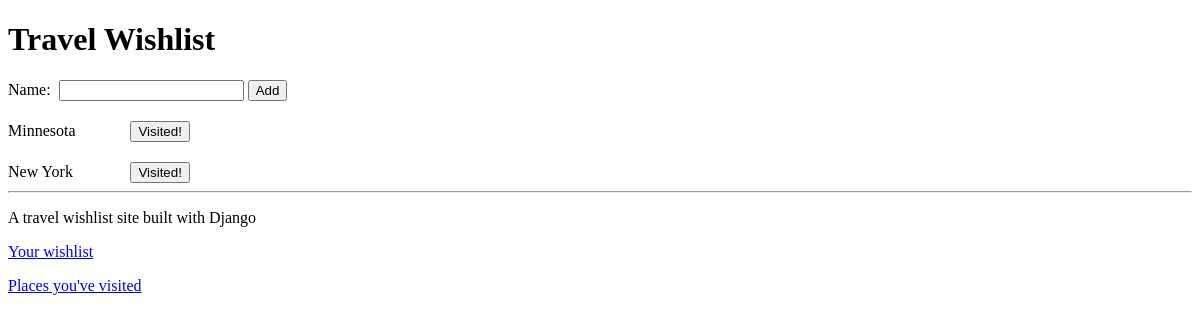
Before: / with the older database file.
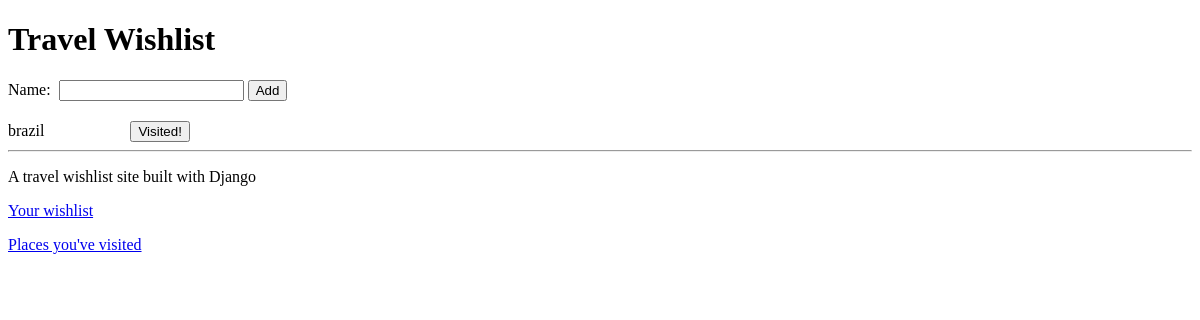
After: the same page with the newer database file.
### travel_wishlist/models.py (models this page shows, shortened)
class Place(models.Model):
    name = models.CharField(max_length=200)
    visited = models.BooleanField(default=False)
    visited_date = models.DateTimeField(blank=True, null=True)
    note = models.TextField(blank=True, null=True)

### travel_wishlist/views.py (the view)
# urls.py: url(r'^$', views.place_list, name='place_list'),
def place_list(request):
    if request.method == 'POST':
        form = NewPlaceForm(request.POST)
        place = form.save()   # create a new Place object from the form
        if form.is_valid():   # Checks for DB constraints violated
            place.save()      # Saves the place to the database
            return redirect('place_list')   # Redirect to a GET request for this same route
    places = Place.objects.filter(visited=False).order_by('name')
    new_place_form = NewPlaceForm()
    return render(request, 'travel_wishlist/wishlist.html', {'places': places, 'new_place_form': new_place_form})

### travel_wishlist/forms.py
class NewPlaceForm(forms.ModelForm):
	class Meta:
		model = Place
		fields = ('name',)

### travel_wishlist/templates/travel_wishlist/wishlist.html (shortened to what this page needs)
{% extends 'travel_wishlist/base.html' %}
{% block content %}
<h1>Travel Wishlist</h1>
<form method="POST" action="{% url 'place_list' %}">
  {{ new_place_form }}
  <button id="add-new-place" type="submit">Add</button>
</form>
{% for place in places %}
<div class="wishlist-place">
  <span id="place-name-{{ place.pk }}" class="visited-text">{{ place.name }}</span>
  <form class="visited-form" method="POST" action="{% url 'place_is_visited' %}">
    <button id="mark-visited-{{ place.pk }}" type="submit">Visited!</button>
  </form>
</div>
{% empty %}
<p>You have no places in your wishlist</p>
{% endfor %}
{% endblock %}

Changed rows visible on the page:
no longer on this page (row edited): Place: name "Minnesota"
no longer on this page (row edited): Place: name "New York"
added Place: name "brazil"
